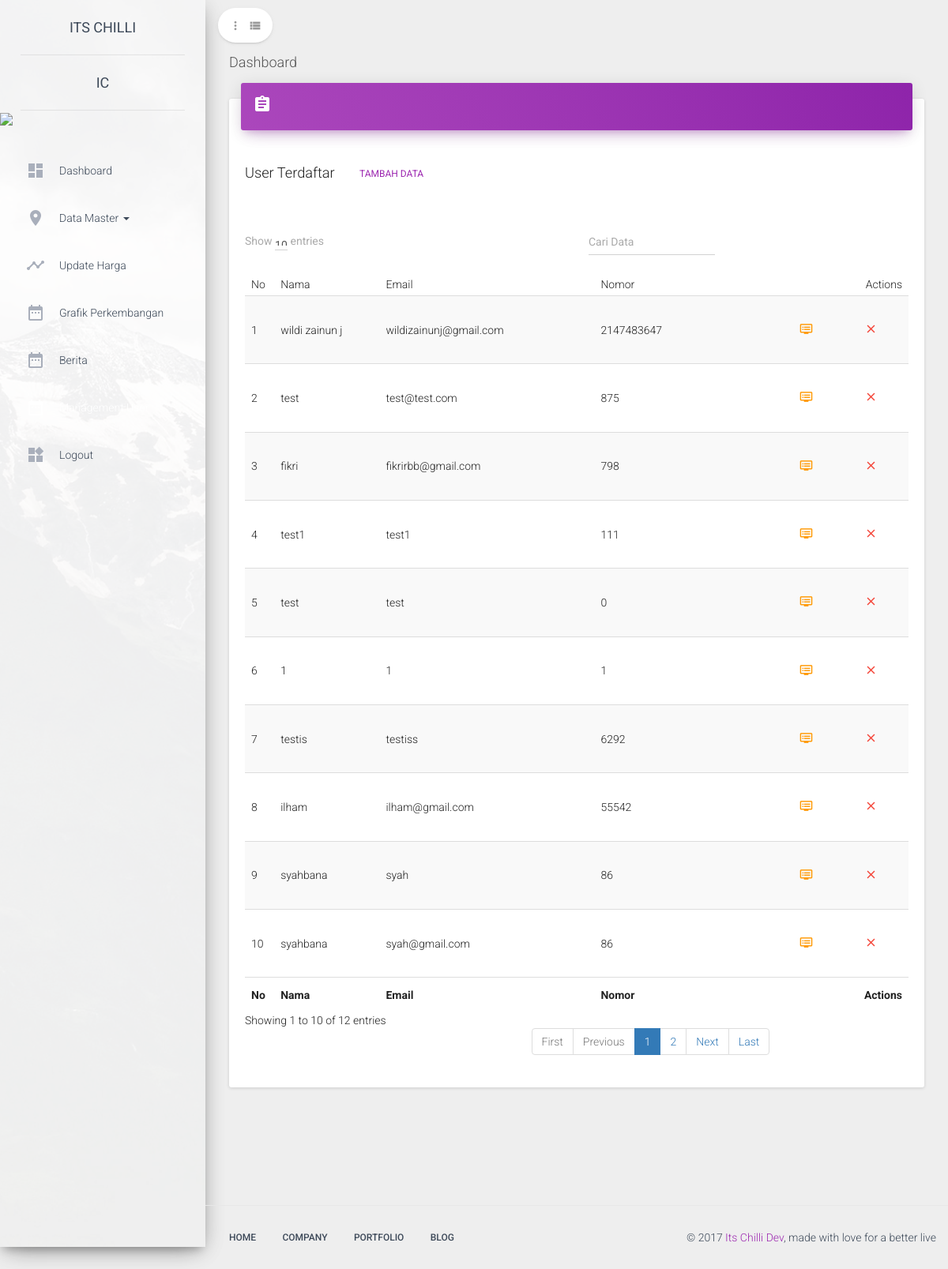
Screenshot of /index.php/itschilli/menuMUser with the database file from the repository.
### tables this page shows
CREATE TABLE `customer` (
  `id` int(3) NOT NULL,
  `nama` varchar(25) NOT NULL,
  `email` varchar(30) NOT NULL,
  `no_telp` int(20) NOT NULL,
  `pass` varchar(40) NOT NULL
);

### application/controllers/Itschilli.php (called while the page is built, shortened)
<?php
class Itschilli extends CI_Controller
{
  public function __construct(){
    $this->load->model('Mchilli');
    $this->model = $this->Mchilli;
    $this->load->helper('url');
  }
  public function menuMUser()
  {
    $datauser['datauser'] = $this->model->getdata('customer');
    $this->load->view('VMUser', $datauser);
  }
}
 ?>

### index.php (called while the page is built, shortened)
<?php
require_once BASEPATH.'core/CodeIgniter.php';

### application/models/Mchilli.php (called while the page is built, shortened)
<?php
class Mchilli extends CI_Model
{
  public function getdata($table)
  {
    $hasil = $this->db->get($table);
    return $hasil->result();
  }
}
 ?>

### application/views/VMUser.php (the view, shortened to what this page needs)
<?php
$this->load->view('header');
 ?>
 <div class="wrapper">
     <div class="sidebar" data-active-color="rose" data-background-color="white" data-image="../assets/img/sidebar-1.jpg">
         <div class="logo">
             <a href="http://www.creative-tim.com" class="simple-text">
                 Its Chilli
             </a>
         </div>
         <div class="logo logo-mini">
             <a href="http://www.creative-tim.com" class="simple-text">
                 IC
             </a>
         </div>
         <div class="sidebar-wrapper">
             <div class="user">
                 <div class="photo">
                     <img src="../assets/img/faces/avatar.jpg" />
                 </div>
             </div>
             <ul class="nav">
                 <li>
                     <a href="./dashboard.html">
                         <i class="material-icons">dashboard</i>
                         <p>Dashboard</p>
                     </a>
                 </li>
                 <li>
                     <a data-toggle="collapse" href="#mapsExamples">
                         <i class="material-icons">place</i>
                         <p>Data Master
                             <b class="caret"></b>
                         </p>
                     </a>
                 </li>
                 <li>
                     <a href="./charts.html">
                         <i class="material-icons">timeline</i>
                         <p>Update Harga</p>
                     </a>
                 </li>
                 <li>
                     <a href="./calendar.html">
                         <i class="material-icons">date_range</i>
                         <p>Grafik Perkembangan</p>
                     </a>
                 </li>
                 <li>
                     <a href="./calendar.html">
                         <i class="material-icons">date_range</i>
                         <p>Berita</p>
                     </a>
                 </li>
                 <li class="active">
                     <a href="./calendar.html">
                         <i class="material-icons">date_range</i>
                         <p>Management User</p>
                     </a>
                 </li>
                 <li>
                     <a href="<?php echo base_url('index.php/itschilli/logout')?>">
                         <i class="material-icons">widgets</i>
                         <p>Logout</p>
                     </a>
                 </li>
             </ul>
         </div>
     </div>
     <div class="main-panel">
         <nav class="navbar navbar-transparent navbar-absolute">
             <div class="container-fluid">
                 <div class="navbar-minimize">
                     <button id="minimizeSidebar" class="btn btn-round btn-white btn-fill btn-just-icon">
                         <i class="material-icons visible-on-sidebar-regular">more_vert</i>
                         <i class="material-icons visible-on-sidebar-mini">view_list</i>
                     </button>
                 </div>
                 <div class="navbar-header">
                     <a class="navbar-brand" href="#"> Dashboard </a>
                 </div>
             </div>
         </nav>
         <div class="content">
             <div class="container-fluid">
               <div class="row">
                      <div class="col-md-12">
                          <div class="card">
                              <div class="card-header card-header-icon" data-background-color="purple">
                                  <i class="material-icons">assignment</i>
                              </div>
                              <div class="card-content">
                                  <h4 class="card-title">User Terdaftar<a href="" class="btn btn-primary btn-simple">Tambah Data</a></h4>
                                  <div class="material-datatables">
                                      <table id="datatables" class="table table-striped table-no-bordered table-hover" cellspacing="0" width="100%" style="width:100%">
                                          <thead>
                                              <tr>
                                                <th>No</th>
                                                  <th>Nama</th>
                                                  <th>Email</th>
                                                  <th>Nomor</th>
                                                  <th class="disabled-sorting text-right">Actions</th>
                                              </tr>
                                          </thead>
                                          <tfoot>
                                              <tr>
                                                <th>No</th>
                                                <th>Nama</th>
                                                <th>Email</th>
                                                <th>Nomor</th>
                                                  <th class="text-right">Actions</th>
                                              </tr>
                                          </tfoot>
                                          <tbody>
                                            <?php
                                            $hitung=0;
                                             foreach ($datauser as $data) {
                                               $hitung++;
                                             ?>
                                              <tr>
                                                  <td><?php echo $hitung; ?></td>
                                                  <td><?php echo $data->nama;?></td>
                                                  <td><?php echo $data->email;?></td>
                                                  <td><?php echo $data->no_telp;?></td>
                                                  <td class="text-right">
                                                      <a href="<?php echo base_url('index.php/itschilli/menuMUserEdit/'.$data->id); ?>" class="btn btn-simple btn-warning btn-icon edit"><i class="material-icons">dvr</i></a>
                                                      <a href="<?php echo base_url('index.php/itschilli/delete/'.$data->id); ?>" class="btn btn-simple btn-danger btn-icon remove"><i class="material-icons">close</i></a>
                                                  </td>
                                              </tr>
                                              <?php } ?>
                                          </tbody>
                                      </table>
                                  </div>
                              </div>
                          </div>
                      </div>
                  </div>
             </div>
         </div>
         <footer class="footer">
             <div class="container-fluid">
                 <nav class="pull-left">
                     <ul>
                         <li>
                             <a href="#">
                                 Home
                             </a>
                         </li>
                         <li>
                             <a href="#">
                                 Company
                             </a>
                         </li>
                         <li>
                             <a href="#">
                                 Portfolio
                             </a>
                         </li>
                         <li>
                             <a href="#">
                                 Blog
                             </a>
                         </li>
                     </ul>
                 </nav>
                 <p class="copyright pull-right">
                     &copy;
                     <a href="">Its Chilli Dev</a>, made with love for a better live
                 </p>
             </div>
         </footer>
     </div>
 </div>
<?php
     $this->load->view('footer');
?>

### application/views/header.php (shortened to what this page needs)
<!doctype html>
<html lang="en">
<head>
	 <link href="<?php echo base_url() ?>assets/css/bootstrap.min.css" rel="stylesheet" />
	 <link href="<?php echo base_url() ?>assets/css/material-dashboard.css" rel="stylesheet" />
	 <link href="<?php echo base_url() ?>assets/css/demo.css" rel="stylesheet" />
	 <link href="http://maxcdn.bootstrapcdn.com/font-awesome/latest/css/font-awesome.min.css" rel="stylesheet">
</head>
<body>

### application/views/footer.php (shortened to what this page needs)
</body>
</html>

### rows the page displays
customer: nama "wildi zainun j", email "wildizainunj@gmail.com", no_telp "2147483647"
customer: nama "test", email "test@test.com", no_telp "875"
customer: nama "fikri", email "fikrirbb@gmail.com", no_telp "798"
customer: nama "test1", email "test1", no_telp "111"
customer: nama "test", email "test", no_telp "0"
customer: nama "1", email "1", no_telp "1"
customer: nama "testis", email "testiss", no_telp "6292"
customer: nama "ilham", email "ilham@gmail.com", no_telp "55542"
customer: nama "syahbana", email "syah", no_telp "86"
customer: nama "syahbana", email "syah@gmail.com", no_telp "86"
